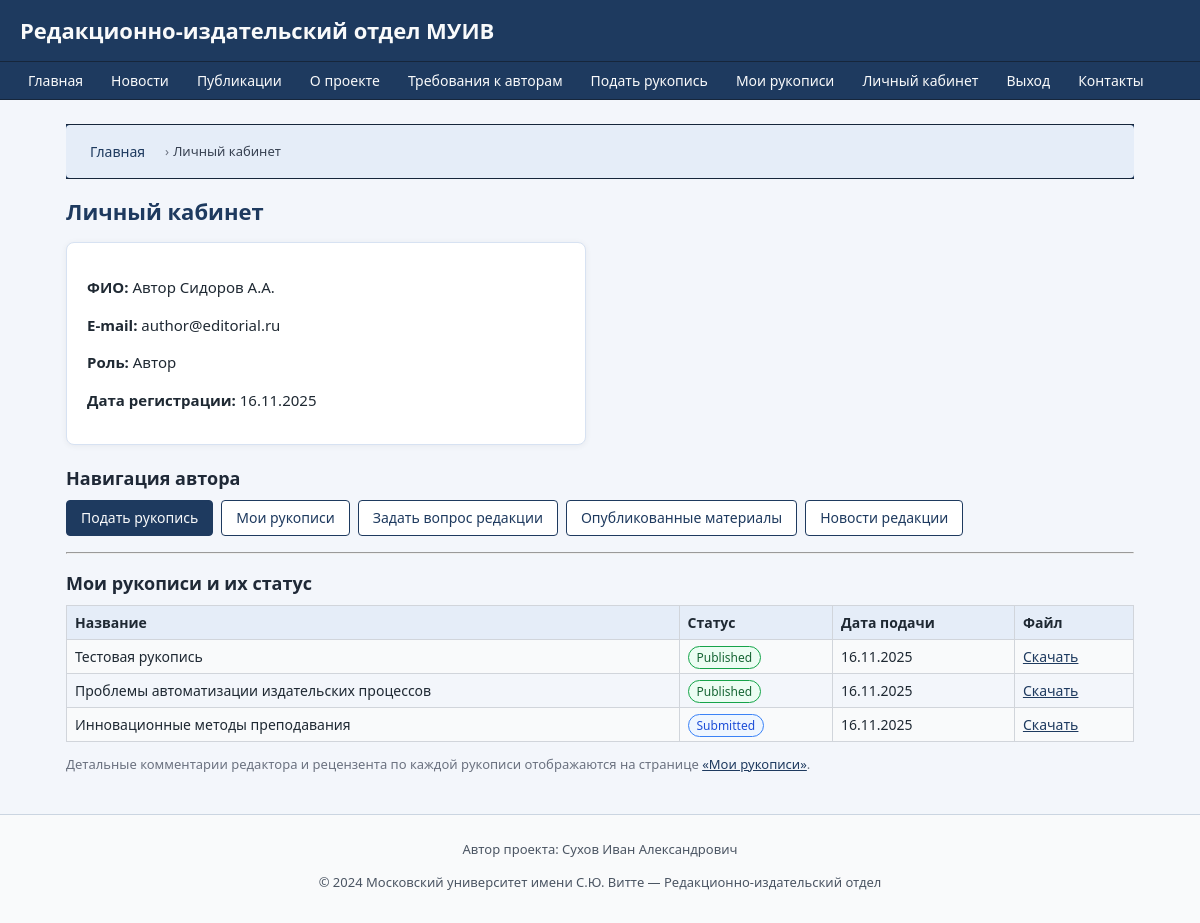
The page /lk (signed in) on the database as committed earlier.
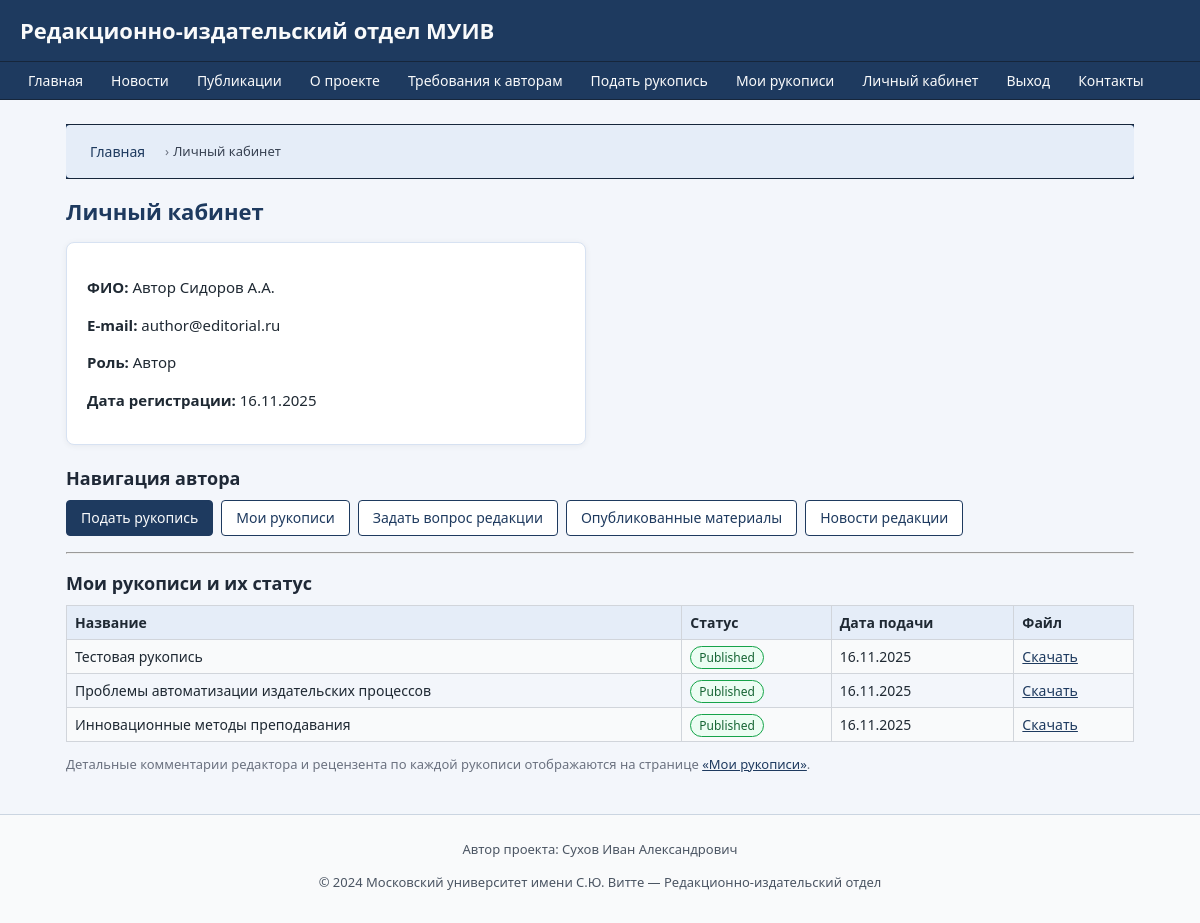
The same page on the database as committed later.
### models.py (models this page shows)
class User(db.Model):
    __tablename__ = 'users'
    id = db.Column(db.Integer, primary_key=True)
    full_name = db.Column(db.String(128), nullable=False)
    email = db.Column(db.String(128), unique=True, nullable=False)
    password_hash = db.Column(db.String(128), nullable=False)
    role = db.Column(db.String(32), nullable=False)  # author, staff, reviewer, admin
    registered_at = db.Column(db.DateTime, default=datetime.utcnow)
    is_blocked = db.Column(db.Boolean, default=False)
    manuscripts = db.relationship('Manuscript', backref='author', lazy=True)
    reviews_made = db.relationship('Review', foreign_keys='Review.reviewer_id',
                                   backref='reviewer_user', lazy=True)
    messages_sent = db.relationship('Message', backref='sender', lazy=True)
    history_entries = db.relationship('ManuscriptHistory',
                                      backref='actor',
                                      lazy=True,
                                      foreign_keys='ManuscriptHistory.actor_id')

class Manuscript(db.Model):
    __tablename__ = 'manuscripts'
    id = db.Column(db.Integer, primary_key=True)
    title = db.Column(db.String(256), nullable=False)
    description = db.Column(db.Text)
    file_path = db.Column(db.String(256), nullable=False)
    status = db.Column(db.String(32), nullable=False, default='submitted')
    created_at = db.Column(db.DateTime, default=datetime.utcnow)
    updated_at = db.Column(db.DateTime, default=datetime.utcnow, onupdate=datetime.utcnow)
    author_id = db.Column(db.Integer, db.ForeignKey('users.id'), nullable=False)
    publication_id = db.Column(db.Integer, db.ForeignKey('publications.id'), nullable=True)
    reviews = db.relationship('Review', backref='manuscript', lazy=True)
    history = db.relationship('ManuscriptHistory',
                              backref='manuscript',
                              lazy=True,
                              order_by='ManuscriptHistory.created_at')

### routes.py (the view, shortened to what this page needs)
@routes.route('/lk')
@login_required()
def lk():
    user = current_user()
    author_manuscripts = []
    reviewer_reviews = []
    staff_manuscripts = []
    admin_stats = {}
    if user.role == 'author':
        author_manuscripts = Manuscript.query.filter_by(author_id=user.id).order_by(Manuscript.created_at.desc()).all()
    elif user.role == 'reviewer':
        reviewer_reviews = Review.query.filter_by(reviewer_id=user.id).order_by(Review.created_at.desc()).all()
    elif user.role == 'staff':
        staff_manuscripts = Manuscript.query.order_by(Manuscript.created_at.desc()).limit(20).all()
    return render_template(
        'auth/profile.html',  # здесь будет универсальный ЛК
        user=user,
        author_manuscripts=author_manuscripts,
        reviewer_reviews=reviewer_reviews,
        staff_manuscripts=staff_manuscripts,
        admin_stats=admin_stats,
        breadcrumbs=[
            ("Главная", url_for('routes.index')),
            ("Личный кабинет", None)
        ]
    )

### routes.py (called while the page is built)
def current_user():
    uid = session.get('user_id')
    if uid:
        return User.query.get(uid)
    return None

def login_required(role=None):
    def wrapper(f):
        from functools import wraps
        @wraps(f)
        def decorated_function(*args, **kwargs):
            user = current_user()
            if not user:
                flash("Для доступа требуется вход.", "warning")
                return redirect(url_for('routes.login'))
            if role and user.role != role:
                flash("Недостаточно прав.", "danger")
                return redirect(url_for('routes.index'))
            return f(*args, **kwargs)
        return decorated_function
    return wrapper

### templates/auth/profile.html (shortened to what this page needs)
{% extends "base.html" %}
{% block content %}
<h2>Личный кабинет</h2>
<div class="card" style="max-width: 520px; margin-bottom: 20px;">
    <p><b>ФИО:</b> {{ user.full_name }}</p>
    <p><b>E-mail:</b> {{ user.email }}</p>
    <p><b>Роль:</b>
        {% if user.role == 'author' %}
            Автор
        {% elif user.role == 'staff' %}
            Редактор
        {% elif user.role == 'reviewer' %}
            Рецензент
        {% elif user.role == 'admin' %}
            Администратор
        {% else %}
            {{ user.role }}
        {% endif %}
    </p>
    <p><b>Дата регистрации:</b> {{ user.registered_at.strftime('%d.%m.%Y') if user.registered_at else '' }}</p>
</div>
{% if user.role == 'author' %}
    <h3>Навигация автора</h3>
    <div class="lk-actions-grid">
        <a class="btn btn-primary" href="{{ url_for('routes.submit_manuscript') }}">Подать рукопись</a>
        <a class="btn btn-outline" href="{{ url_for('routes.manuscript_status') }}">Мои рукописи</a>
        <a class="btn btn-outline" href="{{ url_for('routes.contact') }}">Задать вопрос редакции</a>
        <a class="btn btn-outline" href="{{ url_for('routes.publications') }}">Опубликованные материалы</a>
        <a class="btn btn-outline" href="{{ url_for('routes.news') }}">Новости редакции</a>
    </div>
    <hr>
    <h3>Мои рукописи и их статус</h3>
    {% if author_manuscripts %}
        <table class="table-striped">
            <tr>
                <th>Название</th>
                <th>Статус</th>
                <th>Дата подачи</th>
                <th>Файл</th>
            </tr>
            {% for m in author_manuscripts %}
            <tr>
                <td>{{ m.title }}</td>
                <td>
                    <span class="manuscript-status status-{{ m.status }}">
                        {{ m.status|replace('_', ' ')|capitalize }}
                    </span>
                </td>
                <td>{{ m.created_at.strftime('%d.%m.%Y') if m.created_at else '' }}</td>
                <td>
                    <a href="{{ url_for('routes.media', filename=m.file_path[6:] if m.file_path.startswith('media/') else m.file_path) }}"
                       target="_blank">Скачать</a>
                </td>
            </tr>
            {% endfor %}
        </table>
        <p class="hint">
            Детальные комментарии редактора и рецензента по каждой рукописи отображаются на странице
            <a href="{{ url_for('routes.manuscript_status') }}">«Мои рукописи»</a>.
        </p>
    {% else %}
        <p>У вас пока нет поданных рукописей. Вы можете <a href="{{ url_for('routes.submit_manuscript') }}">отправить первую рукопись</a>.</p>
    {% endif %}
{% endif %}
{% endblock %}

### templates/base.html (shortened to what this page needs)
<!DOCTYPE html>
<html lang="ru">
<head>
    <link rel="stylesheet" href="{{ url_for('static', filename='css/main.css') }}">
    <link rel="stylesheet" href="{{ url_for('static', filename='css/custom.css') }}">
</head>
<body>
    <header>
        <h1>Редакционно-издательский отдел МУИВ</h1>
    </header>
    <nav>
        <ul>
            <li><a href="{{ url_for('routes.index') }}">Главная</a></li>
            <li><a href="{{ url_for('routes.news') }}">Новости</a></li>
            <li><a href="{{ url_for('routes.publications') }}">Публикации</a></li>
            <li><a href="{{ url_for('routes.about') }}">О проекте</a></li>
            <li><a href="{{ url_for('routes.author_rules') }}">Требования к авторам</a></li>
            {% if user %}
                {% if user.role == 'author' %}
                    <li><a href="{{ url_for('routes.submit_manuscript') }}">Подать рукопись</a></li>
                    <li><a href="{{ url_for('routes.manuscript_status') }}">Мои рукописи</a></li>
                {% elif user.role == 'staff' %}
                    <li><a href="{{ url_for('routes.manuscript_list') }}">Все рукописи</a></li>
                {% elif user.role == 'reviewer' %}
                    <li><a href="{{ url_for('routes.manuscript_list') }}">Рецензирование</a></li>
                {% elif user.role == 'admin' %}
                    <li><a href="{{ url_for('routes.admin_dashboard') }}">Админка</a></li>
                {% endif %}
                <li><a href="{{ url_for('routes.lk') }}">Личный кабинет</a></li>
                <li><a href="{{ url_for('routes.logout') }}">Выход</a></li>
            {% else %}
                <li><a href="{{ url_for('routes.login') }}">Вход</a></li>
                <li><a href="{{ url_for('routes.register') }}">Регистрация</a></li>
            {% endif %}
            <li><a href="{{ url_for('routes.contact') }}">Контакты</a></li>
        </ul>
    </nav>
    <div class="container">
        {% if breadcrumbs %}
            <nav class="breadcrumbs">
                <ul>
                    {% for title, url in breadcrumbs %}
                        <li>
                            {% if url %}
                                <a href="{{ url }}">{{ title }}</a>
                            {% else %}
                                <span>{{ title }}</span>
                            {% endif %}
                        </li>
                    {% endfor %}
                </ul>
            </nav>
        {% endif %}
        {% block content %}{% endblock %}
    </div>
    <footer style="text-align: center;">
        <p>Автор проекта: Сухов Иван Александрович</p>
        <p>&copy; 2024 Московский университет имени С.Ю. Витте — Редакционно-издательский отдел</p>
    </footer>
</body>
</html>

### static/css/main.css (style rules this page uses)
* { box-sizing: border-box; }
html, body { margin: 0; padding: 0; }
body { font-family: system-ui, -apple-system, BlinkMacSystemFont, "Segoe UI", sans-serif; font-size: 15px; line-height: 1.5; background: #f3f6fb; color: #1f2933; }
header { background: #1e3a5f; padding: 14px 20px; }
header h1 { margin: 0; font-size: 22px; font-weight: 700; color: #f9fafb; }
nav { background: #1e3a5f; border-top: 1px solid #16263b; border-bottom: 1px solid #16263b; }
nav ul { list-style: none; margin: 0; padding: 0 16px; display: flex; flex-wrap: wrap; gap: 4px; }
nav li { margin: 0; padding: 0; }
nav a { display: block; padding: 8px 12px; text-decoration: none; font-size: 14px; color: #f9fafb; border-radius: 4px; }
.container { max-width: 1100px; margin: 24px auto 40px auto; padding: 0 16px; }
.breadcrumbs { margin-bottom: 16px; }
.breadcrumbs ul { list-style: none; margin: 0; padding: 8px 12px; display: flex; flex-wrap: wrap; gap: 4px; background: #e5edf8; border-radius: 4px; font-size: 13px; }
.breadcrumbs li { display: flex; align-items: center; }
.breadcrumbs li + li::before { content: "›"; margin: 0 4px; color: #6b7280; }
.breadcrumbs a { text-decoration: none; color: #1e3a5f; }
.breadcrumbs span { color: #374151; }
.card { background: #ffffff; border: 1px solid #d7e2f2; border-radius: 8px; padding: 18px 20px; box-shadow: 0 1px 6px rgba(15, 23, 42, 0.06); margin-bottom: 18px; }
.btn { display: inline-block; padding: 7px 14px; font-size: 14px; line-height: 1.4; border-radius: 4px; border: 1px solid transparent; cursor: pointer; text-decoration: none; text-align: center; white-space: nowrap; transition: background 0.15s ease, color 0.15s ease, border-color 0.15s ease, transform 0.08s ease; }
.btn-primary { background: #1e3a5f; color: #f9fafb; border-color: #1e3a5f; }
.btn-outline { background: #ffffff; color: #1e3a5f; border-color: #1e3a5f; }
table { border-collapse: collapse; width: 100%; }
.table-striped th, .table-striped td { border: 1px solid #d1d5db; padding: 6px 8px; font-size: 14px; }
.table-striped th { background: #e5edf8; text-align: left; }
.table-striped tr:nth-child(even) td { background: #f9fafb; }
.manuscript-status { padding: 2px 8px; border-radius: 999px; font-size: 12px; border: 1px solid #d1d5db; background: #f3f4f6; white-space: nowrap; }
.status-accepted, .status-published { border-color: #16a34a; background: #ecfdf3; color: #166534; }
footer { border-top: 1px solid #cbd5e1; padding: 12px 16px 18px 16px; background: #f9fafb; font-size: 13px; color: #4b5563; text-align: center; }
.lk-actions-grid { display: flex; flex-wrap: wrap; gap: 8px; margin-bottom: 16px; }

### static/css/custom.css (style rules this page uses)
h2 { margin-top: 0; margin-bottom: 14px; font-size: 22px; color: #1e3a5f; }
h3 { margin-top: 16px; margin-bottom: 8px; font-size: 18px; color: #1f2937; }
.hint { font-size: 13px; color: #6b7280; }
a { color: #1e3a5f; }

Rows that differ between the two databases and show on the page:
changed Manuscript "Инновационные методы преподавания": status "Submitted" → "Published"
